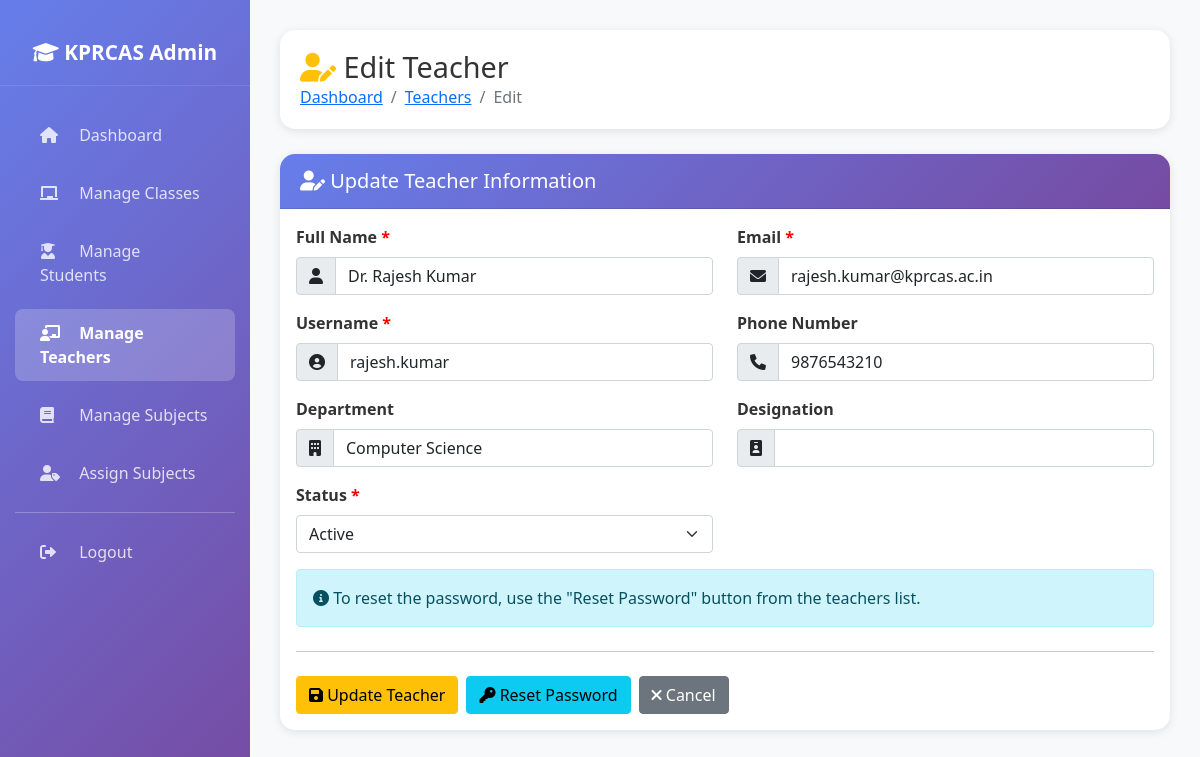
/admin/teachers/edit.php?id=2 (signed in), run on the app's committed database.
### tables this page shows
CREATE TABLE IF NOT EXISTS users (
    id INT AUTO_INCREMENT PRIMARY KEY,
    name VARCHAR(100) NOT NULL,
    email VARCHAR(100) NOT NULL UNIQUE,
    username VARCHAR(50) NULL UNIQUE,
    password VARCHAR(255) NOT NULL,
    plain_password VARCHAR(100) NULL COMMENT 'Stores plain password for communication',
    user_type ENUM('admin', 'teacher') NOT NULL,
    phone VARCHAR(15),
    department VARCHAR(100),
    status ENUM('active', 'inactive') DEFAULT 'active',
    created_at TIMESTAMP DEFAULT CURRENT_TIMESTAMP,
    updated_at TIMESTAMP DEFAULT CURRENT_TIMESTAMP ON UPDATE CURRENT_TIMESTAMP,
    INDEX idx_email (email),
    INDEX idx_username (username),
    INDEX idx_user_type (user_type),
    INDEX idx_status (status)
);

### admin/teachers/edit.php (the view, shortened to what this page needs)
<?php
require_once '../includes/functions.php';
$id = $_GET['id'] ?? 0;
$stmt = $conn->prepare("SELECT * FROM users WHERE id = ? AND user_type = 'teacher'");
$stmt->bind_param("i", $id);
$stmt->execute();
$teacher = $stmt->get_result()->fetch_assoc();
?>
<!DOCTYPE html>
<html lang="en">
<head>
    <link href="https://cdn.jsdelivr.net/npm/bootstrap@5.1.3/dist/css/bootstrap.min.css" rel="stylesheet">
    <link href="https://cdnjs.cloudflare.com/ajax/libs/font-awesome/6.0.0/css/all.min.css" rel="stylesheet">
    <link href="../assets/css/responsive.css" rel="stylesheet">
</head>
<body>
    <div class="sidebar">
        <div class="logo">
            <h4><i class="fas fa-graduation-cap"></i> KPRCAS Admin</h4>
        </div>
        <nav class="nav flex-column">
            <a class="nav-link" href="../index.php">
                <i class="fas fa-home"></i> Dashboard
            </a>
            <a class="nav-link" href="../classes/index.php">
                <i class="fas fa-chalkboard"></i> Manage Classes
            </a>
            <a class="nav-link" href="../students/index.php">
                <i class="fas fa-user-graduate"></i> Manage Students
            </a>
            <a class="nav-link active" href="index.php">
                <i class="fas fa-chalkboard-teacher"></i> Manage Teachers
            </a>
            <a class="nav-link" href="../subjects/index.php">
                <i class="fas fa-book"></i> Manage Subjects
            </a>
            <a class="nav-link" href="../assignments/index.php">
                <i class="fas fa-user-tag"></i> Assign Subjects
            </a>
            <hr style="border-color: rgba(255,255,255,0.1); margin: 10px 15px;">
            <a class="nav-link" href="../../login/logout.php">
                <i class="fas fa-sign-out-alt"></i> Logout
            </a>
        </nav>
    </div>
    <div class="main-content">
        <div class="page-header">
            <h1><i class="fas fa-user-edit text-warning"></i> Edit Teacher</h1>
            <nav aria-label="breadcrumb">
                <ol class="breadcrumb mb-0">
                    <li class="breadcrumb-item"><a href="../index.php">Dashboard</a></li>
                    <li class="breadcrumb-item"><a href="index.php">Teachers</a></li>
                    <li class="breadcrumb-item active">Edit</li>
                </ol>
            </nav>
        </div>
        <div class="card">
            <div class="card-header">
                <h5 class="mb-0"><i class="fas fa-user-edit"></i> Update Teacher Information</h5>
            </div>
            <div class="card-body">
                <form method="POST" action="">
                    <div class="row">
                        <div class="col-md-6 mb-3">
                            <label for="full_name" class="form-label required">Full Name</label>
                            <div class="input-group">
                                <span class="input-group-text"><i class="fas fa-user"></i></span>
                                <input type="text" class="form-control" id="full_name" name="full_name"
                                       required value="<?php echo htmlspecialchars($teacher['name']); ?>">
                            </div>
                        </div>
                        <div class="col-md-6 mb-3">
                            <label for="email" class="form-label required">Email</label>
                            <div class="input-group">
                                <span class="input-group-text"><i class="fas fa-envelope"></i></span>
                                <input type="email" class="form-control" id="email" name="email"
                                       required value="<?php echo htmlspecialchars($teacher['email']); ?>">
                            </div>
                        </div>
                    </div>
                    <div class="row">
                        <div class="col-md-6 mb-3">
                            <label for="username" class="form-label required">Username</label>
                            <div class="input-group">
                                <span class="input-group-text"><i class="fas fa-user-circle"></i></span>
                                <input type="text" class="form-control" id="username" name="username"
                                       required value="<?php echo htmlspecialchars($teacher['username']); ?>">
                            </div>
                        </div>
                        <div class="col-md-6 mb-3">
                            <label for="phone" class="form-label">Phone Number</label>
                            <div class="input-group">
                                <span class="input-group-text"><i class="fas fa-phone"></i></span>
                                <input type="text" class="form-control" id="phone" name="phone"
                                       value="<?php echo htmlspecialchars($teacher['phone'] ?? ''); ?>">
                            </div>
                        </div>
                    </div>
                    <div class="row">
                        <div class="col-md-6 mb-3">
                            <label for="department" class="form-label">Department</label>
                            <div class="input-group">
                                <span class="input-group-text"><i class="fas fa-building"></i></span>
                                <input type="text" class="form-control" id="department" name="department"
                                       value="<?php echo htmlspecialchars($teacher['department'] ?? ''); ?>">
                            </div>
                        </div>
                        <div class="col-md-6 mb-3">
                            <label for="designation" class="form-label">Designation</label>
                            <div class="input-group">
                                <span class="input-group-text"><i class="fas fa-id-badge"></i></span>
                                <input type="text" class="form-control" id="designation" name="designation"
                                       value="<?php echo htmlspecialchars($teacher['designation'] ?? ''); ?>">
                            </div>
                        </div>
                    </div>
                    <div class="row">
                        <div class="col-md-6 mb-3">
                            <label for="status" class="form-label required">Status</label>
                            <select class="form-select" id="status" name="status" required>
                                <option value="active" <?php echo ($teacher['status'] == 'active') ? 'selected' : ''; ?>>Active</option>
                            </select>
                        </div>
                    </div>
                    <div class="alert alert-info">
                        <i class="fas fa-info-circle"></i> To reset the password, use the "Reset Password" button from the teachers list.
                    </div>
                    <hr class="my-4">
                    <div class="d-flex gap-2">
                        <button type="submit" class="btn btn-warning">
                            <i class="fas fa-save"></i> Update Teacher
                        </button>
                        <a href="reset_password.php?id=<?php echo $teacher['id']; ?>" class="btn btn-info">
                            <i class="fas fa-key"></i> Reset Password
                        </a>
                        <a href="index.php" class="btn btn-secondary">
                            <i class="fas fa-times"></i> Cancel
                        </a>
                    </div>
                </form>
            </div>
        </div>
    </div>
</body>
</html>

### admin/teachers/edit.php (style rules this page uses)
body { background-color: #f8f9fa; font-family: 'Segoe UI', Tahoma, Geneva, Verdana, sans-serif; }
.sidebar { min-height: 100vh; background: linear-gradient(135deg, #667eea 0%, #764ba2 100%); color: white; position: fixed; top: 0; left: 0; width: 250px; padding: 20px 0; z-index: 1000; }
.sidebar .logo { text-align: center; padding: 20px; border-bottom: 1px solid rgba(255,255,255,0.1); margin-bottom: 20px; }
.sidebar .logo h4 { margin: 0; font-size: 1.3rem; font-weight: 600; }
.sidebar .nav-link { color: rgba(255,255,255,0.8); padding: 12px 25px; margin: 5px 15px; border-radius: 8px; transition: all 0.3s ease; }
.sidebar .nav-link.active { background: rgba(255,255,255,0.2); color: white; font-weight: 600; }
.sidebar .nav-link i { width: 25px; margin-right: 10px; }
.main-content { margin-left: 250px; padding: 30px; }
.page-header { background: white; padding: 20px; border-radius: 15px; box-shadow: 0 2px 10px rgba(0,0,0,0.1); margin-bottom: 25px; }
.page-header h1 { margin: 0; font-size: 1.8rem; color: #333; }
.card { border: none; border-radius: 15px; box-shadow: 0 2px 10px rgba(0,0,0,0.1); }
.card-header { background: linear-gradient(135deg, #667eea 0%, #764ba2 100%); color: white; border-radius: 15px 15px 0 0 !important; padding: 15px 20px; }
.form-label { font-weight: 600; color: #333; }
.required::after { content: " *"; color: red; }

### data on the page
users: full_name "Dr. Rajesh Kumar", email "rajesh.kumar@kprcas.ac.in", username "rajesh.kumar", phone "9876543210", department "Computer Science", status "Active"
